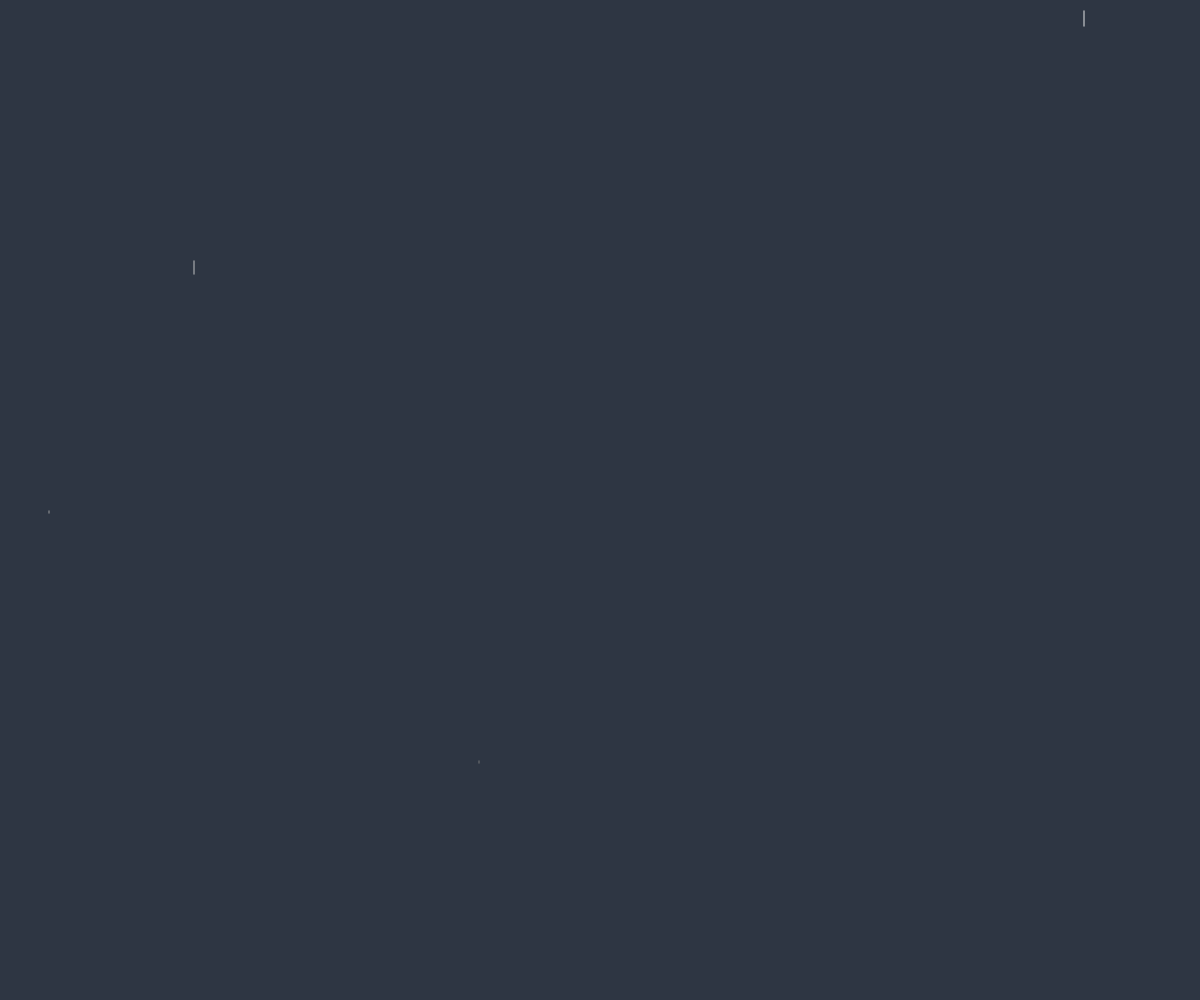
Frame 1 (no input)
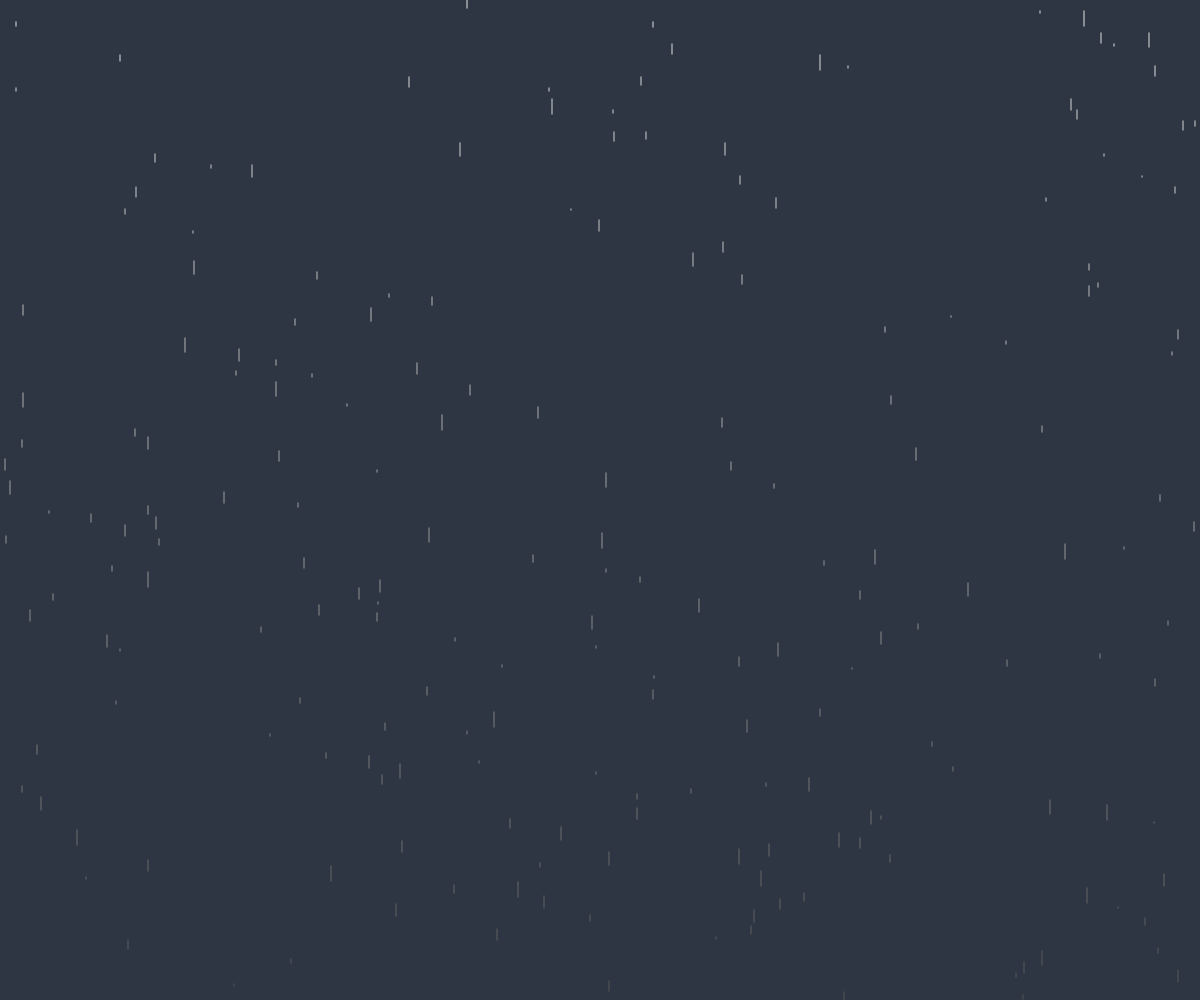
Frame 60 (no input)
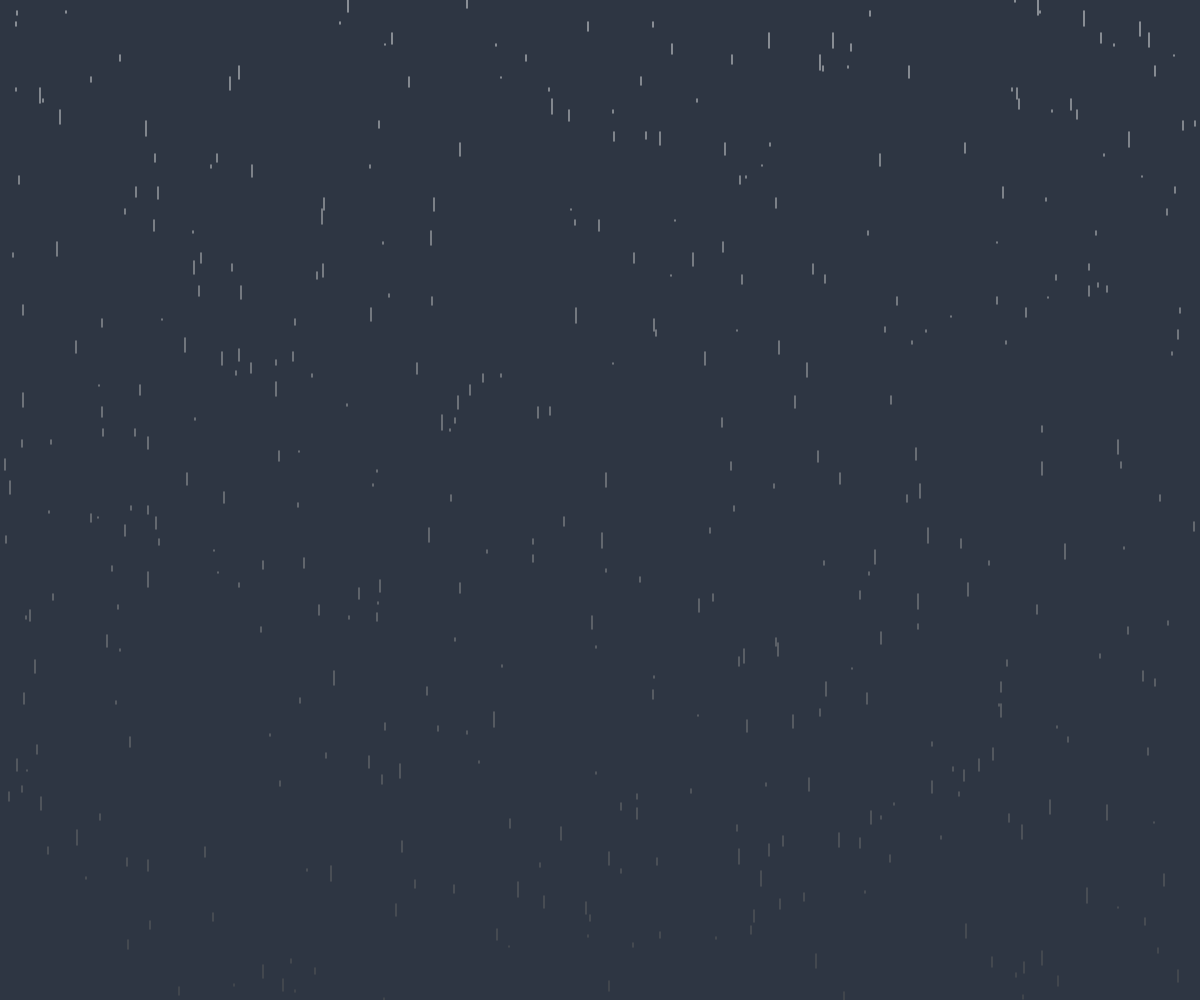
Frame 120 (the mouse pressed at the canvas centre since frame 60)

The p5.js sketch that drew these frames (run headless with seeded random() and noise() and a simulated clock; from frame 60 on, the mouse is pressed at the canvas centre):

// p5.js sketch
// ── sketch.js
var y = 100;
var a = 100;
var b = 50;
var a;
var frame;

function setup() {

  createCanvas(windowWidth, windowHeight);
  background(46, 54, 67);

  frame = 30;
  frameRate(frame);

  fill(86);
  stroke(120);
  strokeWeight(1.5);
  
  a = height / 4;
  b = height / 2;
  c = 0;
  d = height - height/4;
}

function draw() {

  drawRain();
}

function drawRain(x, y) {

  var lmin = 0;
  var lmax = width;
  length = Math.floor(Math.random() * (lmax - lmin + 1)) + lmin;

  var dmin = 1;
  var dmax = 15;
  direction = Math.floor(Math.random() * (dmax - dmin + 1)) + dmin;

  c = c + 11;
  if (c > width) {
    c = 0;
  }
  fill(255 - c / 6);
  stroke(255 - c / 6, 150);
  line(length, c, length, c + direction);

  length = Math.floor(Math.random() * (lmax - lmin + 1)) + lmin;
  direction = Math.floor(Math.random() * (dmax - dmin + 1)) + dmin;
  
  b = b + 11;
  if (b > width) {
    b = 0;
  }
  fill(255 - b / 6);
  stroke(255 - b / 6, 150);
  line(length, b, length, b + direction);

  length = Math.floor(Math.random() * (lmax - lmin + 1)) + lmin;
  direction = Math.floor(Math.random() * (dmax - dmin + 1)) + dmin;
  
  a = a + 11;
  if (a > width) {
    a = 0;
  }
  fill(255 - a / 6);
  stroke(255 - a / 6, 150);
  line(length, a, length, a + direction);
  
    length = Math.floor(Math.random() * (lmax - lmin + 1)) + lmin;
  direction = Math.floor(Math.random() * (dmax - dmin + 1)) + dmin;
  
  d = d + 11;
  if (d > width) {
    d = 0;
  }
  fill(255 - d / 6);
  stroke(255 - d / 6, 150);
  line(length, d, length, d + direction);

}
